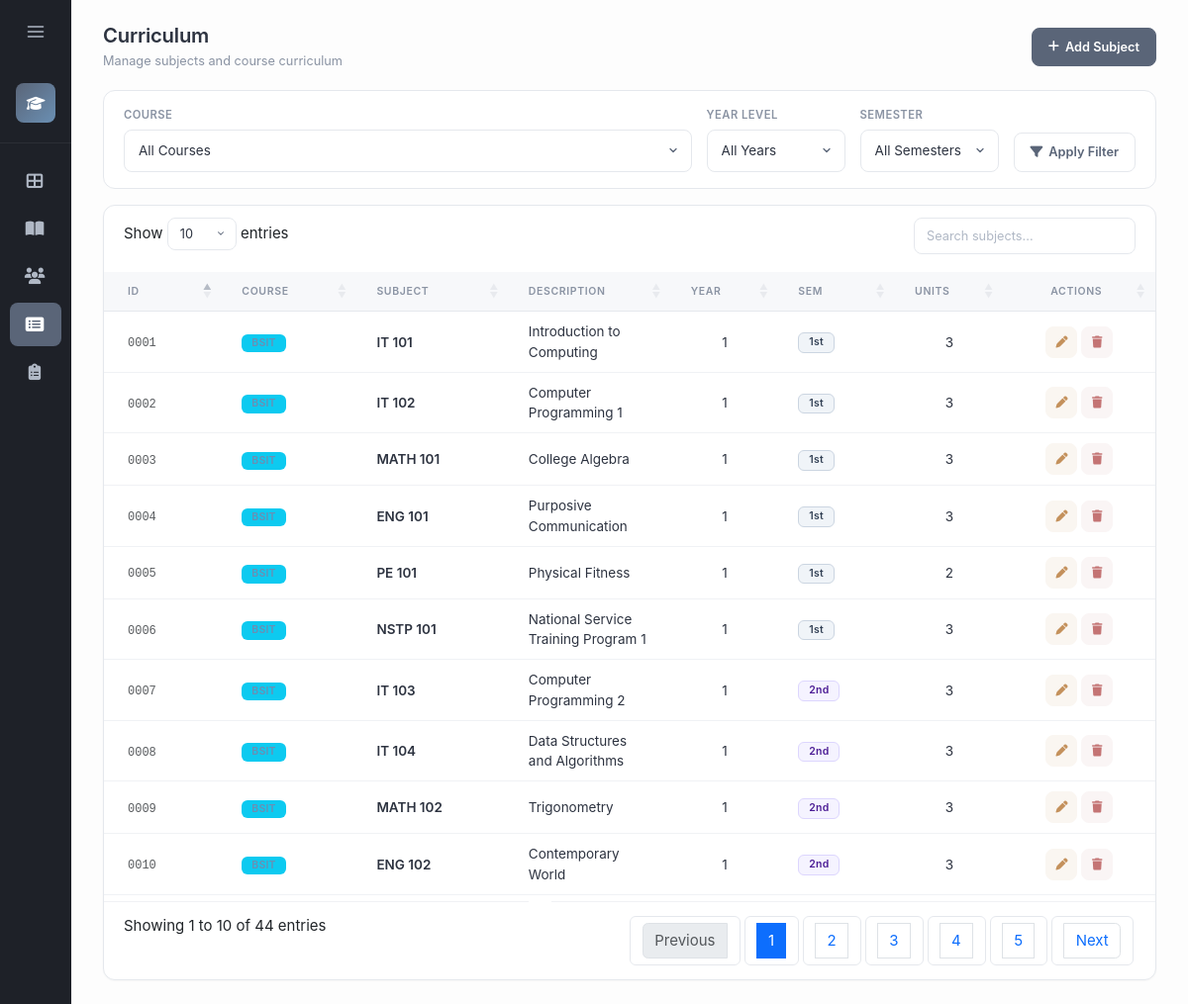
The page /pages/curriculum.php on the database its author committed.
### tables this page shows
CREATE TABLE `curriculum` (
  `CurriculumID` int(11) NOT NULL AUTO_INCREMENT,
  `courseID` varchar(10) DEFAULT NULL,
  `subject_code` varchar(20) NOT NULL,
  `description` text NOT NULL,
  `year_level` int(11) NOT NULL,
  `semester` varchar(20) NOT NULL,
  `units` int(11) NOT NULL DEFAULT 3,
  PRIMARY KEY (`CurriculumID`),
  FOREIGN KEY (`courseID`) REFERENCES `course` (`courseID`) ON DELETE SET NULL
);

### pages/curriculum.php (the view, shortened to what this page needs)
<?php
require '../config/db.php';
$sql = "SELECT cur.*, c.course_code FROM curriculum cur LEFT JOIN course c ON cur.courseID = c.courseID WHERE 1=1";
$params = [];
$sql .= " ORDER BY cur.year_level, cur.semester, cur.subject_code ASC";
try {
    $stmt = $pdo->prepare($sql);
    $stmt->execute($params);
    $subjects = $stmt->fetchAll();
} catch (PDOException $e) {
    $errorMsg = "Error fetching data: " . $e->getMessage();
}
?>
<?php include '../includes/sidebar.php'; ?>
<div class="main-content">
    <div class="page-header">
        <div>
            <h1 class="page-title">Curriculum</h1>
            <p class="page-subtitle">Manage subjects and course curriculum</p>
        </div>
        <button class="btn btn-primary" data-bs-toggle="modal" data-bs-target="#addSubjectModal">
            <i class="fas fa-plus"></i>
            <span>Add Subject</span>
        </button>
    </div>
    <div class="filter-section">
        <form method="GET" class="d-flex gap-3 align-items-end" style="flex-wrap: wrap;">
            <div style="flex: 1; min-width: 200px;">
                <label class="form-label">Course</label>
                <select name="courseID" class="form-select">
                    <option value="">All Courses</option>
                </select>
            </div>
            <div style="min-width: 140px;">
                <label class="form-label">Year Level</label>
                <select name="year_level" class="form-select">
                    <option value="">All Years</option>
                </select>
            </div>
            <div style="min-width: 140px;">
                <label class="form-label">Semester</label>
                <select name="semester" class="form-select">
                    <option value="">All Semesters</option>
                </select>
            </div>
            <button type="submit" name="filter" value="1" class="btn btn-secondary">
                <i class="fas fa-filter"></i>
                <span>Apply Filter</span>
            </button>
        </form>
    </div>
    <div class="card flex-fill">
        <div class="table-wrapper">
            <table id="curriculumTable" class="table table-hover align-middle" style="margin-bottom: 0;">
                <thead>
                    <tr>
                        <th style="padding-left: 24px; width: 80px;">ID</th>
                        <th style="width: 100px;">Course</th>
                        <th style="width: 120px;">Subject</th>
                        <th>Description</th>
                        <th style="width: 70px;">Year</th>
                        <th style="width: 80px;">Sem</th>
                        <th style="width: 70px;">Units</th>
                        <th class="text-center" style="width: 120px;">Actions</th>
                    </tr>
                </thead>
                <tbody>
                    <?php if (count($subjects) > 0): ?>
                        <?php foreach ($subjects as $s): ?>
                        <tr>
                            <td style="padding-left: 24px;">
                                <span class="font-monospace text-muted" style="font-size: 0.8rem;"><?php echo str_pad($s['CurriculumID'], 4, '0', STR_PAD_LEFT); ?></span>
                            </td>
                            <td><span class="badge bg-info"><?php echo htmlspecialchars($s['course_code'] ?? 'N/A'); ?></span></td>
                            <td style="font-weight: 600; color: var(--text-primary, #1a202c);"><?php echo htmlspecialchars($s['subject_code']); ?></td>
                            <td><?php echo htmlspecialchars($s['description']); ?></td>
                            <td class="text-center"><?php echo $s['year_level']; ?></td>
                            <td><span class="badge badge-sem badge-sem-<?php echo strtolower($s['semester']); ?>"><?php echo $s['semester']; ?></span></td>
                            <td class="text-center"><?php echo $s['units']; ?></td>
                            <td class="text-center">
                                <button type="button" class="btn btn-warning btn-icon edit-btn"
                                        data-id="<?php echo $s['CurriculumID']; ?>"
                                        data-courseid="<?php echo $s['courseID']; ?>"
                                        data-code="<?php echo htmlspecialchars($s['subject_code']); ?>"
                                        data-desc="<?php echo htmlspecialchars($s['description']); ?>"
                                        data-year="<?php echo $s['year_level']; ?>"
                                        data-sem="<?php echo $s['semester']; ?>"
                                        data-units="<?php echo $s['units']; ?>"
                                        data-bs-toggle="modal" data-bs-target="#editSubjectModal"
                                        title="Edit">
                                    <i class="fas fa-pen"></i>
                                </button>
                                <form method="POST" class="d-inline delete-form">
                                    <button type="button" class="btn btn-danger btn-icon delete-btn" title="Delete">
                                        <i class="fas fa-trash"></i>
                                    </button>
                                </form>
                            </td>
                        </tr>
                        <?php endforeach; ?>
                    <?php endif; ?>
                </tbody>
            </table>
        </div>
    </div>
</div>
</body>
</html>

### rows shown on the page
curriculum: CurriculumID "0004", subject_code "ENG 101", description "Purposive Communication", year_level "1", semester "1st", units "3"
curriculum: CurriculumID "0001", subject_code "IT 101", description "Introduction to Computing", year_level "1", semester "1st", units "3"
curriculum: CurriculumID "0002", subject_code "IT 102", description "Computer Programming 1", year_level "1", semester "1st", units "3"
curriculum: CurriculumID "0003", subject_code "MATH 101", description "College Algebra", year_level "1", semester "1st", units "3"
curriculum: CurriculumID "0006", subject_code "NSTP 101", description "National Service Training Program 1", year_level "1", semester "1st", units "3"
curriculum: CurriculumID "0005", subject_code "PE 101", description "Physical Fitness", year_level "1", semester "1st", units "2"
curriculum: CurriculumID "0010", subject_code "ENG 102", description "Contemporary World", year_level "1", semester "2nd", units "3"
curriculum: CurriculumID "0007", subject_code "IT 103", description "Computer Programming 2", year_level "1", semester "2nd", units "3"
curriculum: CurriculumID "0008", subject_code "IT 104", description "Data Structures and Algorithms", year_level "1", semester "2nd", units "3"
curriculum: CurriculumID "0009", subject_code "MATH 102", description "Trigonometry", year_level "1", semester "2nd", units "3"
